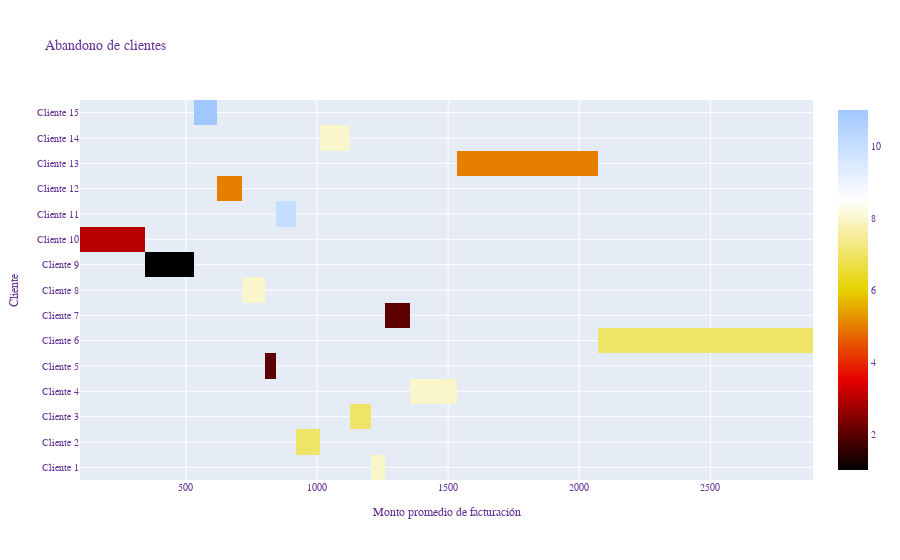

Notebook cell for this chart:
### Markdown cell above
## Visulización en heatmap

### Code cell
fig = go.Figure(data=go.Heatmap(x=clientes["Monto de facturación"],y=clientes["Cliente"],
                                z=clientes["Semanas sin pedido"],colorscale='Blackbody',hoverongaps=False))

fig.update_layout(
    yaxis_nticks=50,
    title="Abandono de clientes",
   xaxis_title="Monto promedio de facturación",
    yaxis_title="Cliente",
    legend_title="Días sin pedido",
    font=dict(
        family="Courier New, monospace",
        size=10,
        color="RebeccaPurple"
    )
)


fig.show()

### Figure 1 — Plotly figure (JSON) as saved in the notebook; plotly's stock layout.template omitted (floating-point values rounded to 4 significant figures)
{"data": [{"colorscale": [[0, "rgb(0,0,0)"], [0.25, "rgb(230,0,0)"], [0.5, "rgb(230,210,0)"], [0.75, "rgb(255,255,255)"], [1, "rgb(160,200,255)"]], "hoverongaps": false, "type": "heatmap", "x": [1215, 970, 1195, 1404, 817, 2482, 1305, 788, 467, 220, 867, 638, 1663, 1057, 599], "y": ["Cliente 1", "Cliente 2", "Cliente 3", "Cliente 4", "Cliente 5", "Cliente 6", "Cliente 7", "Cliente 8", "Cliente 9", "Cliente 10", "Cliente 11", "Cliente 12", "Cliente 13", "Cliente 14", "Cliente 15"], "z": [8, 7, 7, 8, 2, 7, 2, 8, 1, 3, 10, 5, 5, 8, 11]}], "layout": {"font": {"color": "RebeccaPurple", "family": "Courier New, monospace", "size": 10}, "legend": {"title": {"text": "Días sin pedido"}}, "title": {"text": "Abandono de clientes"}, "xaxis": {"title": {"text": "Monto promedio de facturación"}}, "yaxis": {"nticks": 50, "title": {"text": "Cliente"}}}}
